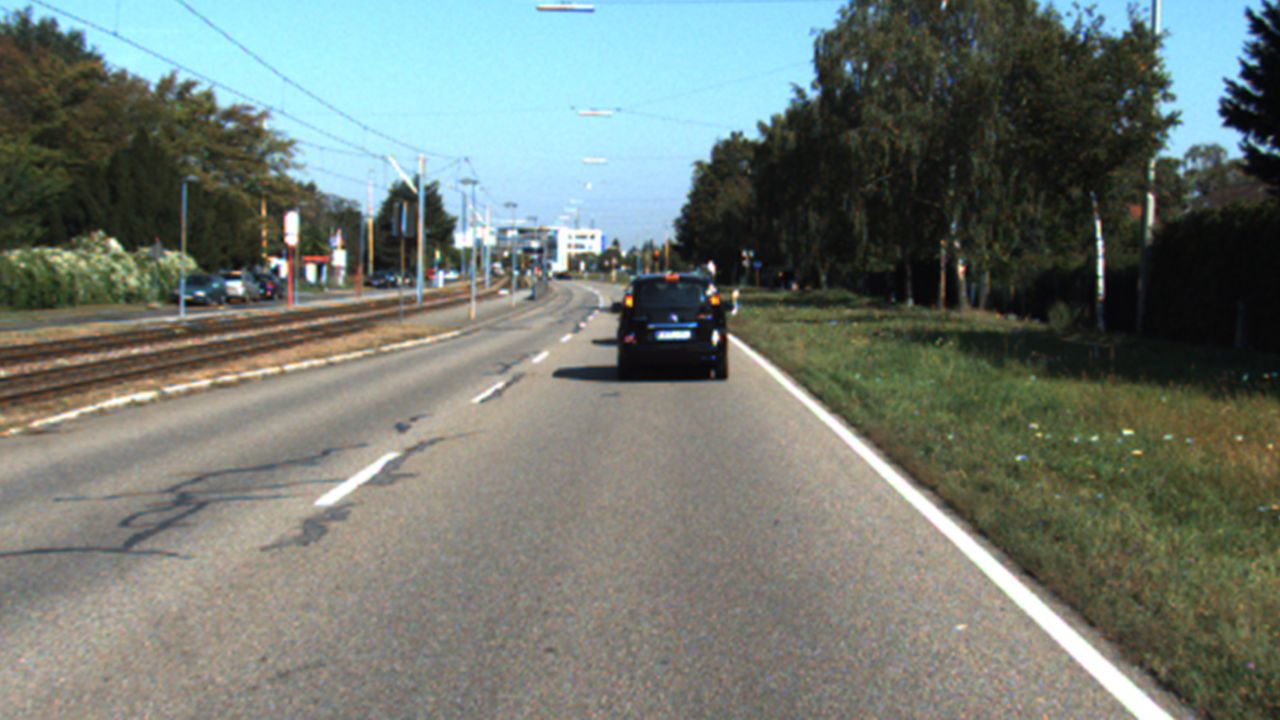
#> input picture data/img/KITTI/image009.jpg, 1280 x 720 px
$ python -i edges.py   (imports and definitions only)   (older library calls are emulated)
#> lines starting #> are read from the running program, lines starting #| are printed output that depends on the picture
#> further down, picture is the input picture: shape (720, 1280, 3); mean B, G, R 113.6, 120.7, 112.6
import cv2  # Import the OpenCV library to enable computer vision
import numpy as np  # Import the NumPy scientific computing library


# [31 lines left out: function binary_array, not called in this run]


def binary_threshold(image, thresh, inverse=False):
    """Masks given 2D Image and returns binary image image

    Parameters
    ----------
    image : _type_
        Image to mask
    thresh : _type_
        Threshold image is masked with (inclusive)
    inverse : bool, optional
        Whether or not binary masking is inverse or not, by default True

    Returns
    -------
    _type_
        Masked binary image
    """
    if inverse:
        binary_image = np.ones_like(image)
        binary_image[(image >= thresh[0]) & (image <= thresh[1])] = 0
    else:
        binary_image = np.zeros_like(image)
        binary_image[(image >= thresh[0]) & (image <= thresh[1])] = 1

    return binary_image


# [10 lines left out: function blur_gaussian, not called in this run]


def mag_thresh(image, sobel_kernel=3, thresh=(0, 255)):
    """
    Implementation of Sobel edge detection

    :param image: 2D or 3D array to be blurred
    :param sobel_kernel: Size of the small matrix (i.e. kernel)
                         i.e. number of rows and columns
    :return: Binary (black and white) 2D mask image
    """
#> called with sobel_kernel = 3, thresh = (0, 255)
    # Get the magnitude of the edges that are vertically aligned on the image
    sobelx = np.absolute(sobel(image, orient="x", sobel_kernel=sobel_kernel))
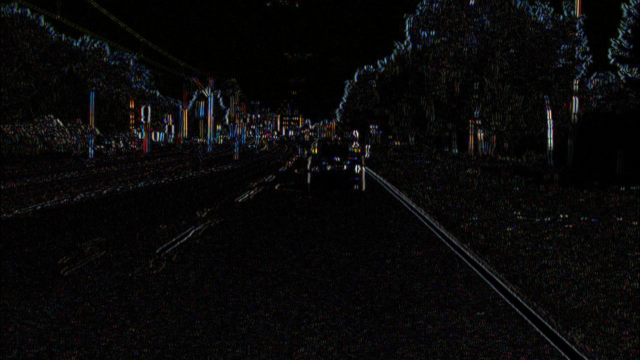
#> sobelx: shape (720, 1280, 3) float64 (shown at 1/2 size); mean B, G, R 21.7, 21.1, 22.1; drawn with min black and max white

    # Get the magnitude of the edges that are horizontally aligned on the image
    sobely = np.absolute(sobel(image, orient="y", sobel_kernel=sobel_kernel))
#> call 2 of sobel, with orient = 'y', sobel_kernel = 3
#> in sobel (call 2), `sobel = cv2.Sobel(img_channel, cv2.CV_64F, 0, 1, sobel_kernel)`:
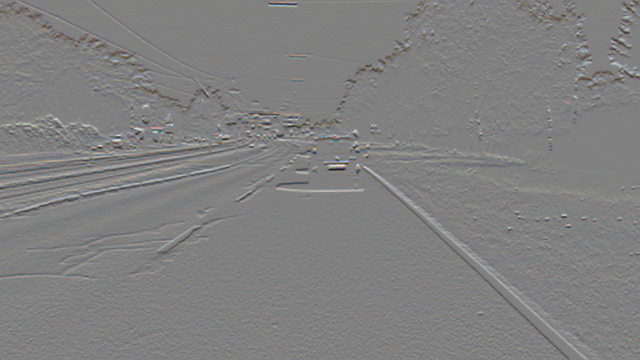
#> sobel: shape (720, 1280, 3) float64 (shown at 1/2 size); mean B, G, R -1.1, -0.8, 0; drawn with min black and max white

    # Find areas of the image that have the strongest pixel intensity changes
    # in both the x and y directions. These have the strongest gradients and
    # represent the strongest edges in the image (i.e. potential lane lines)
    # mag is a 2D array .. number of rows x number of columns = number of pixels
    # from top to bottom x number of pixels from left to right
    mag = np.sqrt(sobelx**2 + sobely**2)
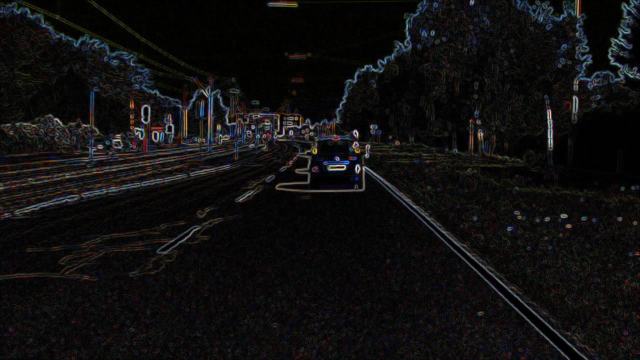
#> mag: shape (720, 1280, 3) float64 (shown at 1/2 size); mean B, G, R 36.8, 36.4, 38.3; drawn with min black and max white

    # mag = cv2.Canny(image, threshold1=100, threshold2=200)

    # Return a 2D array that contains 0s and 1s
    # return binary_array(mag, thresh)
    return binary_threshold(mag, thresh)
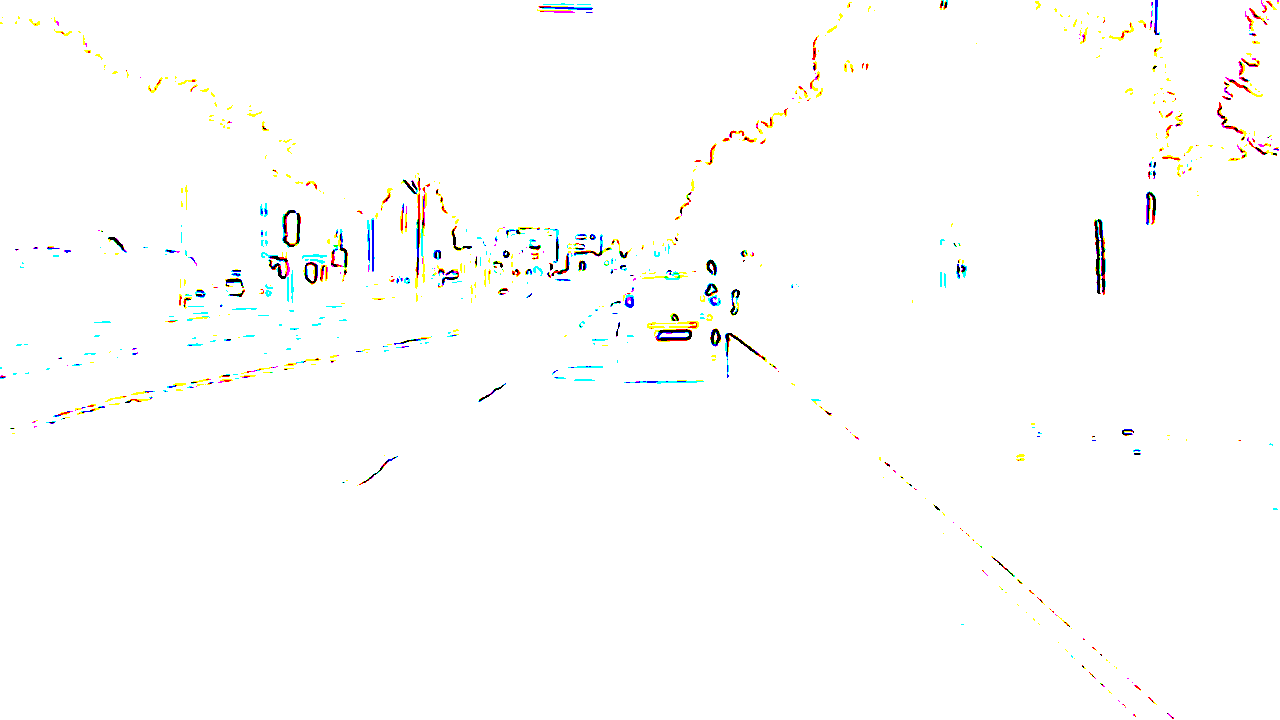
#> returned value: shape (720, 1280, 3) float64; mean of channels 0, 1, 2 0.989, 0.992, 0.992; drawn as B, G, R


def sobel(img_channel, orient="x", sobel_kernel=3):
    """
    Find edges that are aligned vertically and horizontally on the image

    :param img_channel: Channel from an image
    :param orient: Across which axis of the image are we detecting edges?
    :sobel_kernel: No. of rows and columns of the kernel (i.e. 3x3 small matrix)
    :return: Image with Sobel edge detection applied
    """
    # cv2.Sobel(input image, data type, prder of the derivative x, order of the
    # derivative y, small matrix used to calculate the derivative)
    if orient == "x":
        # Will detect differences in pixel intensities going from
        # left to right on the image (i.e. edges that are vertically aligned)
        sobel = cv2.Sobel(img_channel, cv2.CV_64F, 1, 0, sobel_kernel)
    if orient == "y":
        # Will detect differences in pixel intensities going from
        # top to bottom on the image (i.e. edges that are horizontally aligned)
        sobel = cv2.Sobel(img_channel, cv2.CV_64F, 0, 1, sobel_kernel)

    return sobel


# [14 lines left out: function threshold, not called in this run]

>>> import cv2
>>> picture = cv2.imread('../../data/img/KITTI/image009.jpg')
>>> result = mag_thresh(picture)

$ run again, on data/img/KITTI/image010.jpg
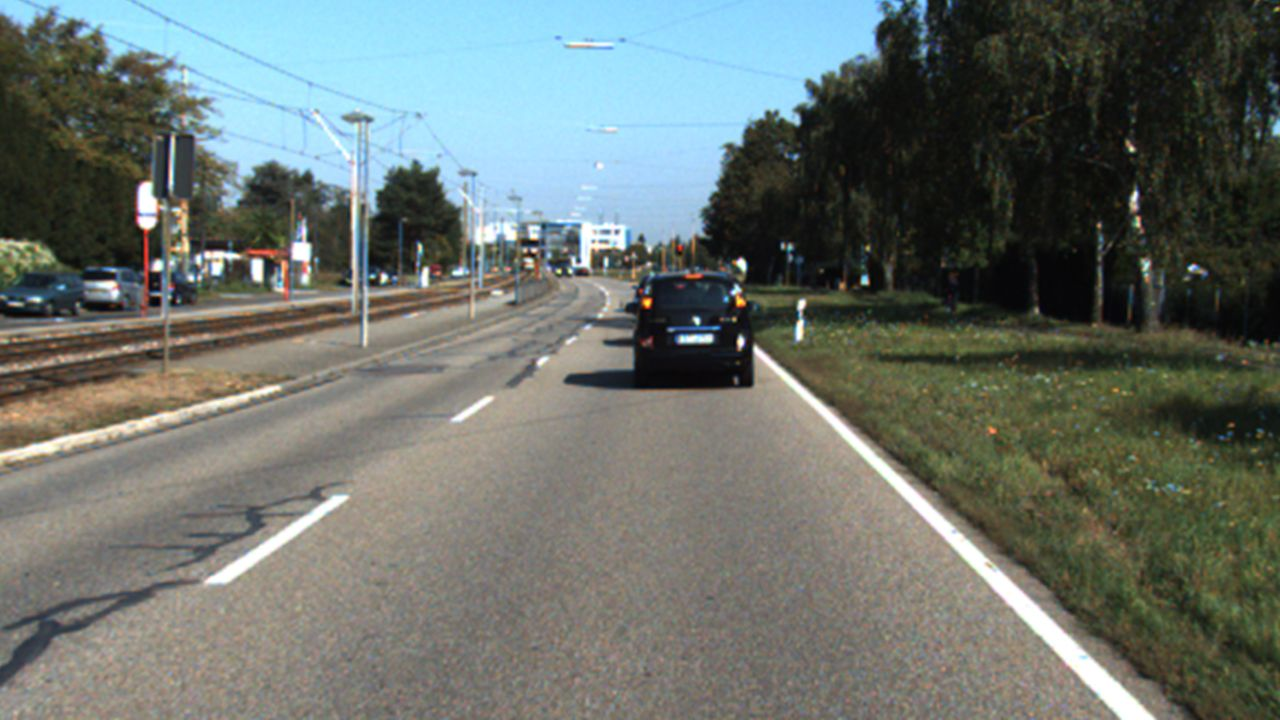
#> input picture data/img/KITTI/image010.jpg, 1280 x 720 px
#> picture is the input picture: shape (720, 1280, 3); mean B, G, R 107.7, 113.2, 106.2
#> in mag_thresh, `mag = np.sqrt(sobelx**2 + sobely**2)`:
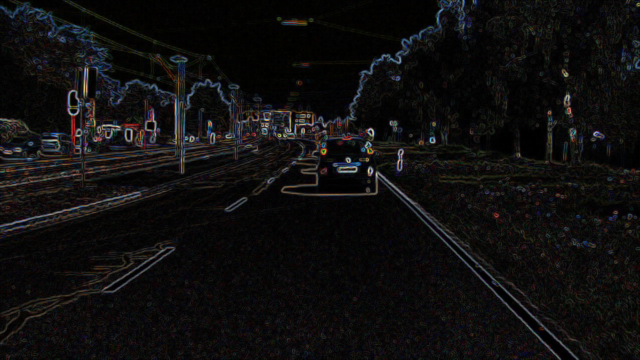
#> mag: shape (720, 1280, 3) float64 (shown at 1/2 size); mean B, G, R 36.8, 36.6, 38.7; drawn with min black and max white
#> in mag_thresh, `return binary_threshold(mag, thresh)`:
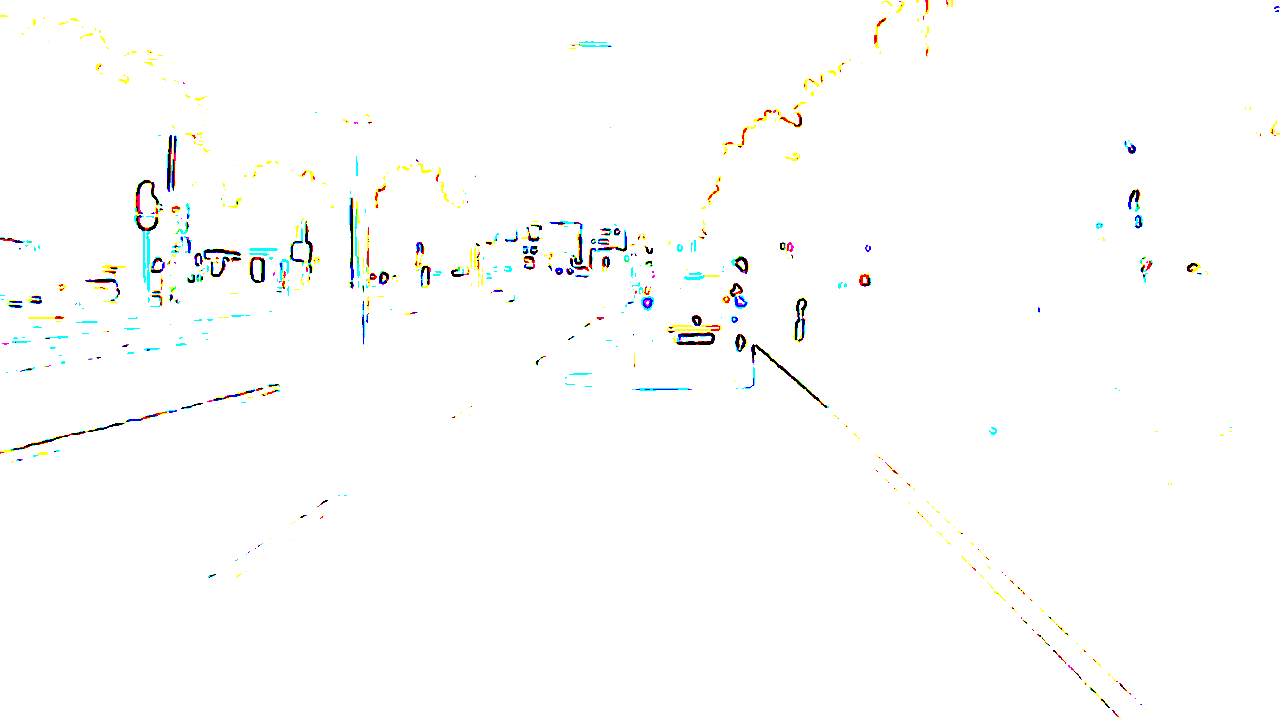
#> returned value: shape (720, 1280, 3) float64; mean of channels 0, 1, 2 0.989, 0.992, 0.991; drawn as B, G, R

$ run again, on data/img/KITTI/image011.jpg
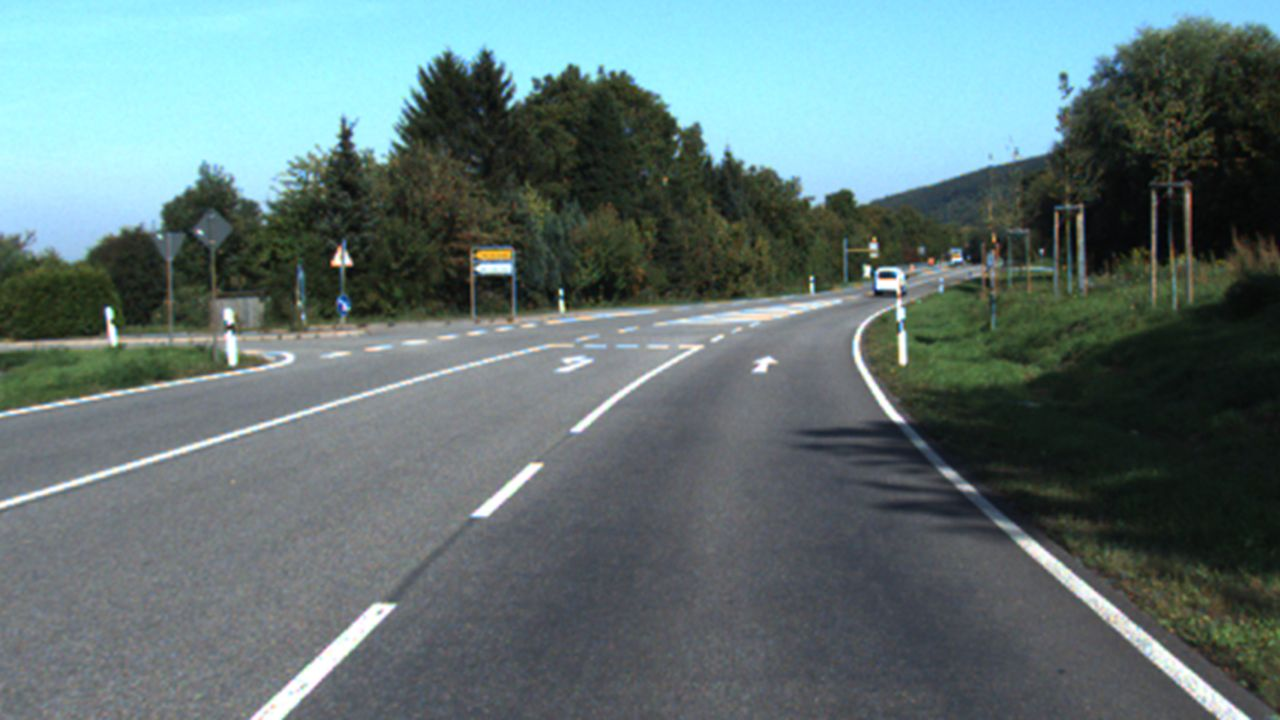
#> input picture data/img/KITTI/image011.jpg, 1280 x 720 px
#> picture is the input picture: shape (720, 1280, 3); mean B, G, R 116.4, 116.1, 96.9
#> in mag_thresh, `mag = np.sqrt(sobelx**2 + sobely**2)`:
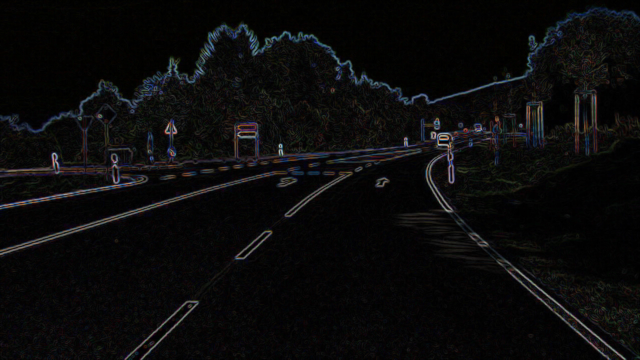
#> mag: shape (720, 1280, 3) float64 (shown at 1/2 size); mean B, G, R 28.8, 28.4, 28.9; drawn with min black and max white
#> in mag_thresh, `return binary_threshold(mag, thresh)`:
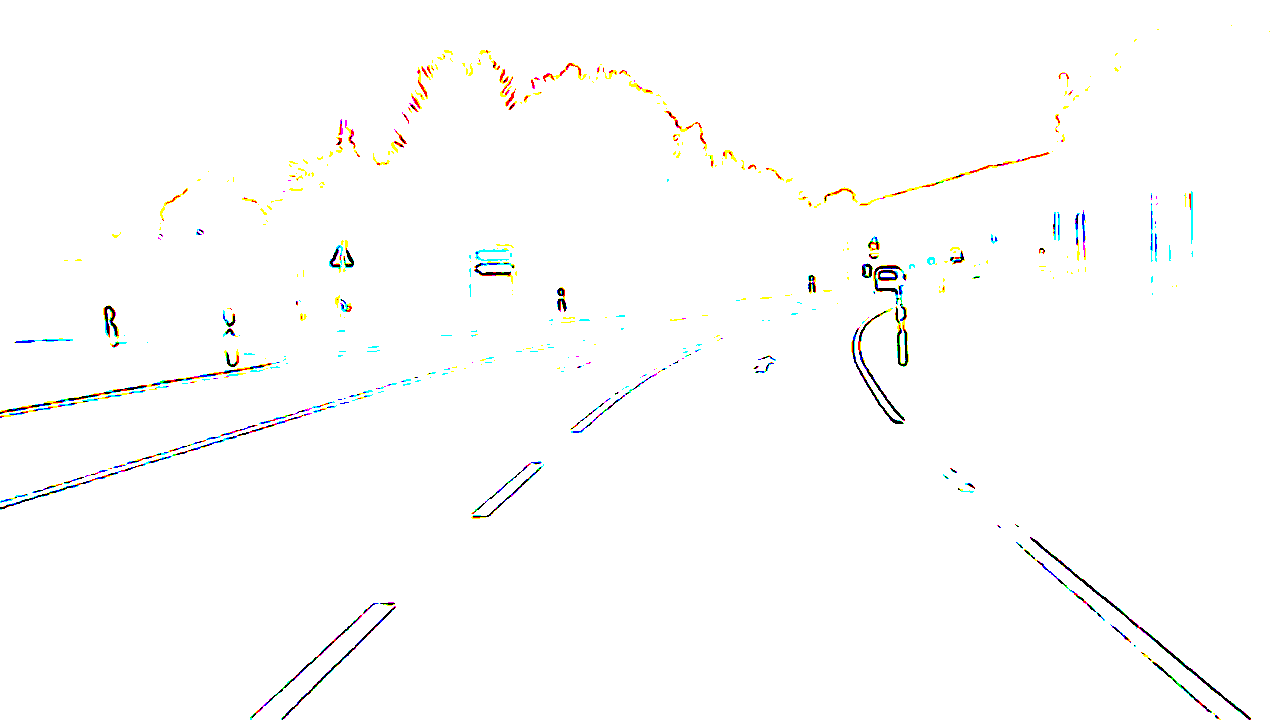
#> returned value: shape (720, 1280, 3) float64; mean of channels 0, 1, 2 0.989, 0.991, 0.991; drawn as B, G, R
